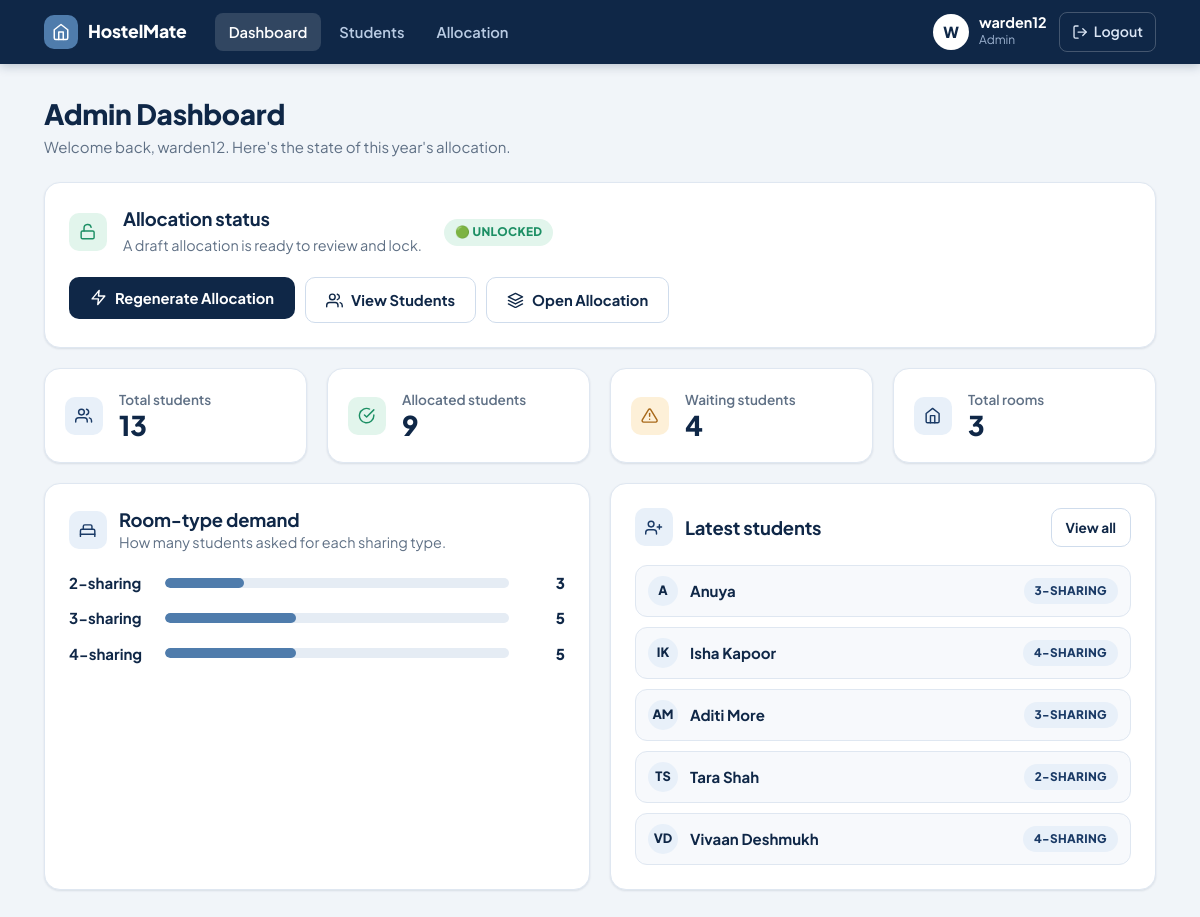
The page /admin (signed in) on the database its author committed.
### tables this page shows
CREATE TABLE students (
            id INTEGER PRIMARY KEY AUTOINCREMENT,
            name TEXT NOT NULL,
            sleep_schedule TEXT NOT NULL,
            wake_schedule TEXT NOT NULL,
            study_habits TEXT NOT NULL,
            cleanliness TEXT NOT NULL,
            noise_tolerance TEXT NOT NULL,
            social_preference TEXT NOT NULL,
            guest_frequency TEXT NOT NULL,
            food_preference TEXT NOT NULL,
            study_hours TEXT NOT NULL,
            sleeping_environment TEXT NOT NULL,
            room_size TEXT NOT NULL,            -- '2', '3', or '4'
            preferred_roommates TEXT DEFAULT ''  -- comma-separated student ids
        , user_id INTEGER, age INTEGER, branch TEXT, phone TEXT, email TEXT, language_preference TEXT, mother_tongue TEXT, religion TEXT);

### app.py (the view)
@app.route("/admin")
@admin_required
def admin_home():
    students = db.get_all_students()
    return render_template(
        "admin_home.html",
        students=students,
        stats=build_stats(students),
        allocation_locked=db.is_allocation_locked(),
        has_allocation=db.has_allocation(),
    )

### app.py (called while the page is built)
def get_csrf_token():
    if "_csrf" not in session:
        session["_csrf"] = secrets.token_hex(16)
    return session["_csrf"]

@app.context_processor
def inject_globals():
    pending = db.is_allocation_locked() and not db.has_allocation()
    return {"labels": FIELD_LABELS, "allocation_pending": pending}

@app.template_filter("initials")
def initials(name):
    parts = (name or "?").split()
    return "".join(p[0] for p in parts[:2]).upper()

@app.before_request
def csrf_protect():
    if request.method == "POST":
        sent = request.form.get("_csrf", "")
        expected = session.get("_csrf", "")
        if not expected or not hmac.compare_digest(sent, expected):
            abort(400)

def _role_required(role):
    def decorator(view):
        @wraps(view)
        def wrapped(*args, **kwargs):
            if "user_id" not in session:
                flash("Please log in to continue.", "error")
                return redirect(url_for("login"))
            if session.get("role") != role:
                flash(f"{role.title()} access required.", "error")
                return redirect(url_for("index"))
            return view(*args, **kwargs)
        return wrapped
    return decorator

def build_stats(students):
    allocated = db.get_allocated_student_ids()
    sizes = Counter(s["room_size"] for s in students)
    return {
        "total": len(students),
        "allocated": len(allocated),
        "waiting": len(students) - len(allocated),
        "by_size": {size: sizes.get(size, 0) for size in ("2", "3", "4")},
    }

### db.py (called while the page is built)
def get_connection():
    conn = sqlite3.connect(DB_NAME)
    conn.row_factory = sqlite3.Row
    conn.execute("PRAGMA foreign_keys = ON")
    return conn

def get_all_students():
    conn = get_connection()
    rows = conn.execute(
        """
        SELECT *
        FROM students
        ORDER BY id
        """
    ).fetchall()
    conn.close()
    return rows

def is_allocation_locked():
    conn = get_connection()
    row = conn.execute(
        """
        SELECT setting_value
        FROM app_settings
        WHERE setting_name = 'allocation_locked'
        """
    ).fetchone()
    conn.close()
    if row is None:
        return False
    return row["setting_value"] == "1"

def has_allocation():
    conn = get_connection()
    row = conn.execute(
        """
        SELECT COUNT(*) AS count
        FROM allocation_results
        """
    ).fetchone()
    conn.close()
    return row["count"] > 0

### templates/admin_home.html (shortened to what this page needs)
{% extends "base.html" %}
{% from "_macros.html" import icon, csrf, lock_badge %}
{% block content %}
<div class="page-head">
    <div>
        <h1>Admin Dashboard</h1>
        <p>Welcome back, {{ session.get("username") }}. Here's the state of this year's allocation.</p>
    </div>
</div>
<section class="card status-panel">
    <div class="left">
        <span class="chip-icon {{ 'danger' if allocation_locked else 'success' }}">{{ icon('lock' if allocation_locked else 'unlock') }}</span>
        <div>
            <h2>Allocation status</h2>
            <p class="hint">
                {% if allocation_pending %}Locked, but a new student registered — the old allocation was cleared. Generate a new one.
                {% elif allocation_locked %}Locked — students can no longer edit their profiles.
                {% elif has_allocation %}A draft allocation is ready to review and lock.
                {% else %}No allocation generated yet.{% endif %}
            </p>
        </div>
        <span style="margin-left:6px">
            {% if allocation_locked %}<span class="badge badge-danger">🔒 LOCKED</span>
            {% else %}<span class="badge badge-success">🟢 UNLOCKED</span>{% endif %}
        </span>
    </div>
    <div class="action-row">
        {% if allocation_locked %}
            {% if allocation_pending and stats.total >= 2 %}
            <form method="POST" action="{{ url_for('generate_allocation') }}" class="inline-form">
                {{ csrf() }}<button type="submit" class="btn">{{ icon('zap') }} Generate New Allocation</button>
            </form>
            {% endif %}
            <form method="POST" action="{{ url_for('unlock_allocation') }}" class="inline-form">
                {{ csrf() }}<button type="submit" class="btn btn-danger">{{ icon('unlock') }} Unlock Allocation</button>
            </form>
        {% else %}
            <form method="POST" action="{{ url_for('generate_allocation') }}" class="inline-form">
                {{ csrf() }}<button type="submit" class="btn">{{ icon('zap') }} {{ 'Regenerate Allocation' if has_allocation else 'Generate Allocation' }}</button>
            </form>
        {% endif %}
        <a class="btn btn-outline" href="{{ url_for('students') }}">{{ icon('users') }} View Students</a>
        {% if has_allocation or allocation_pending %}<a class="btn btn-outline" href="{{ url_for('allocate') }}">{{ icon('layers') }} Open Allocation</a>{% endif %}
    </div>
</section>
<div class="grid grid-4 mt">
    <div class="card stat-card"><span class="chip-icon">{{ icon('users') }}</span><div><div class="stat-label">Total students</div><div class="stat-value">{{ stats.total }}</div></div></div>
    <div class="card stat-card"><span class="chip-icon success">{{ icon('check-circle') }}</span><div><div class="stat-label">Allocated students</div><div class="stat-value">{{ stats.allocated }}</div></div></div>
    <div class="card stat-card"><span class="chip-icon {{ 'warning' if stats.waiting else '' }}">{{ icon('alert') }}</span><div><div class="stat-label">Waiting students</div><div class="stat-value">{{ stats.waiting }}</div></div></div>
    {% set ns = namespace(rooms=0) %}
    {% for size, n in stats.by_size.items() %}{% set ns.rooms = ns.rooms + (n // (size|int)) %}{% endfor %}
    <div class="card stat-card"><span class="chip-icon">{{ icon('home') }}</span><div>
        <div class="stat-label">Total rooms</div>
        <div class="stat-value">{{ ns.rooms }}</div>
    </div></div>
</div>
<div class="grid grid-2 mt">
    <section class="card">
        <div class="card-head"><span class="chip-icon">{{ icon('bed') }}</span><div><h2>Room-type demand</h2><p class="hint">How many students asked for each sharing type.</p></div></div>
        {% for size, n in stats.by_size.items() %}
        <div class="progress-row" style="margin-bottom:12px">
            <span style="min-width:84px;font-weight:700;color:var(--navy)">{{ size }}-sharing</span>
            <div class="progress"><span style="width: {{ (n / stats.total * 100)|round|int if stats.total else 0 }}%"></span></div>
            <span class="pct">{{ n }}</span>
        </div>
        {% endfor %}
    </section>
    <section class="card">
        <div class="card-head"><span class="chip-icon">{{ icon('user-plus') }}</span><h2>Latest students</h2>
            <a class="btn btn-outline btn-sm spacer" href="{{ url_for('students') }}">View all</a></div>
        {% if students %}
        <div class="roommate-list" style="margin-top:0">
            {% for s in (students|reverse|list)[:5] %}
            <a class="roommate" href="{{ url_for('admin_student_profile', student_id=s.id) }}">
                <span class="avatar avatar-sm">{{ s.name|initials }}</span><span class="grow">{{ s.name }}</span>
                <span class="badge">{{ s.room_size }}-SHARING</span>
            </a>
            {% endfor %}
        </div>
        {% else %}<p class="hint">No students have registered yet.</p>{% endif %}
    </section>
</div>
{% endblock %}

### rows shown on the page
students: name|initials "A", name "Anuya", room_size "3"
students: name|initials "IK", name "Isha Kapoor", room_size "4"
students: name|initials "AM", name "Aditi More", room_size "3"
students: name|initials "TS", name "Tara Shah", room_size "2"
students: name|initials "VD", name "Vivaan Deshmukh", room_size "4"

### other values the page prints
{{ session.get("username", "?")|initials }} "W"
{{ session.get("username") }} "warden12"
{{ role|capitalize }} "Admin"
{{ 'Regenerate Allocation' if has_allocation else 'Generate Allocation' }} "Regenerate Allocation"
{{ stats.total }} "13"
{{ stats.allocated }} "9"
{{ stats.waiting }} "4"
{{ ns.rooms }} "3"
{{ size }} "2" "3" "4"
{{ n }} "3" "5" "5"
